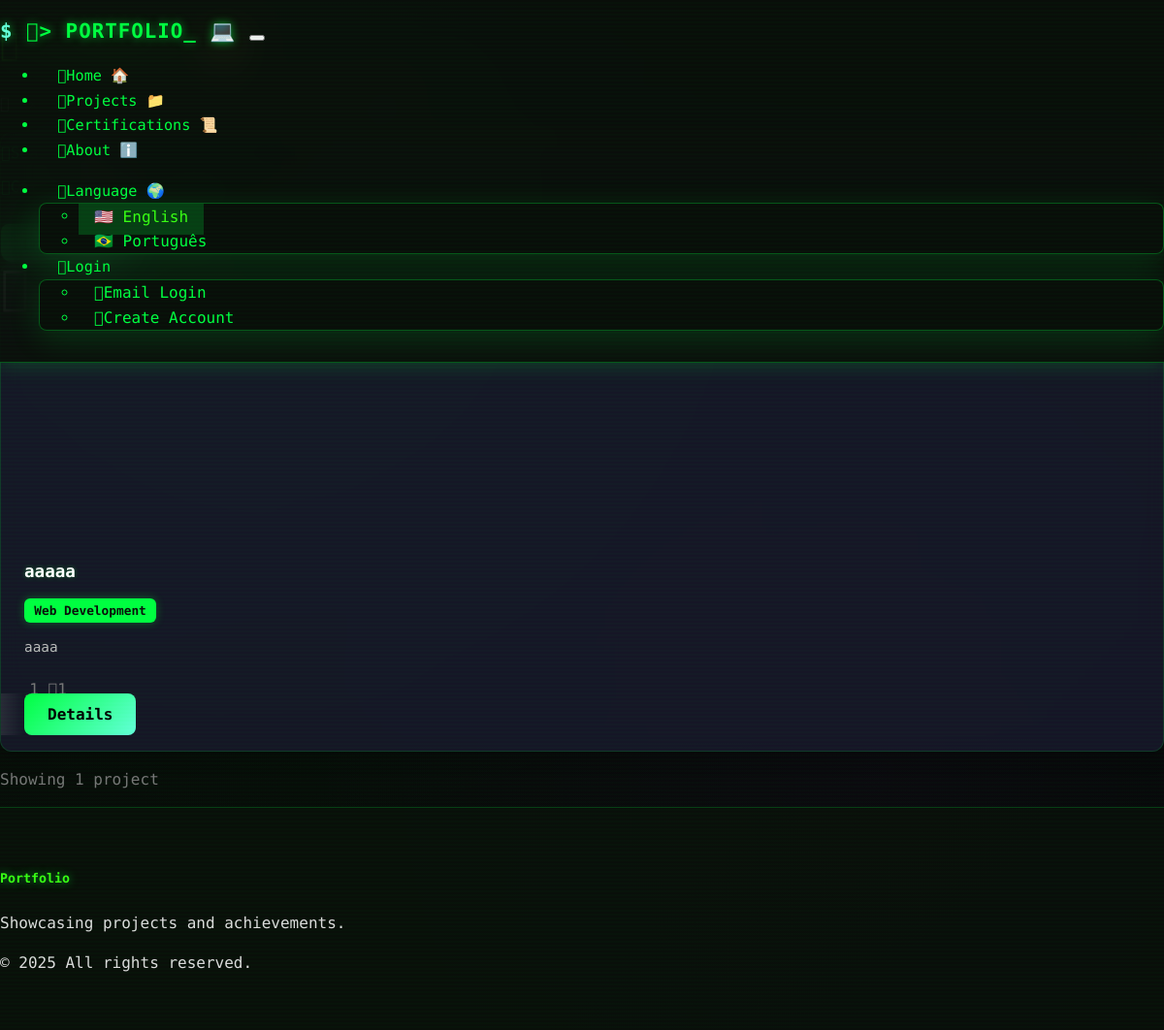
The app's page /projects with its own data.
### models.py (models this page shows, shortened)
class Project(db.Model):
    __tablename__ = 'projects'
    id = db.Column(db.Integer, primary_key=True)
    title = db.Column(db.String(200), nullable=False)
    description = db.Column(db.Text, nullable=False)
    content = db.Column(db.Text)  # Detailed content/overview
    image_url = db.Column(db.String(500))
    demo_url = db.Column(db.String(500))
    github_url = db.Column(db.String(500))
    technologies = db.Column(db.String(500))  # Comma-separated list
    is_published = db.Column(db.Boolean, default=False)
    is_featured = db.Column(db.Boolean, default=False)
    category_id = db.Column(db.Integer, db.ForeignKey('categories.id'))
    created_at = db.Column(db.DateTime, default=datetime.now)
    updated_at = db.Column(db.DateTime, default=datetime.now, onupdate=datetime.now)
    comments = db.relationship('Comment', backref='project', lazy='dynamic', cascade='all, delete-orphan')
    likes = db.relationship('Like', backref='project', lazy='dynamic', cascade='all, delete-orphan')
    @property
    def like_count(self):
        return self.likes.count()
    @property
    def comment_count(self):
        return self.comments.count()
    @property
    def tech_list(self):
        if self.technologies:
            return [tech.strip() for tech in self.technologies.split(',')]
        return []

class Category(db.Model):
    __tablename__ = 'categories'
    id = db.Column(db.Integer, primary_key=True)
    name = db.Column(db.String(100), nullable=False, unique=True)
    color = db.Column(db.String(7), default='#007bff')  # Hex color code
    created_at = db.Column(db.DateTime, default=datetime.now)
    projects = db.relationship('Project', backref='category', lazy='dynamic')
    achievements = db.relationship('Achievement', backref='category', lazy='dynamic')

### routes.py (the view)
@app.route('/projects')
def projects():
    category_id = request.args.get('category', type=int)
    search = request.args.get('search', '').strip()
    query = Project.query.filter_by(is_published=True)
    if category_id:
        query = query.filter_by(category_id=category_id)
    if search:
        query = query.filter(or_(
            Project.title.contains(search),
            Project.description.contains(search),
            Project.technologies.contains(search)
        ))
    projects = query.order_by(desc(Project.created_at)).all()
    categories = Category.query.all()
    return render_template('projects.html',
                         projects=projects,
                         categories=categories,
                         selected_category=category_id,
                         search_term=search)

### routes.py (called while the page is built)
@app.before_request
def make_session_permanent():
    session.permanent = True
    if 'language' not in session:
        session['language'] = 'en'

@app.context_processor
def inject_translations():
    def t(key):
        lang = session.get('language', 'en')
        return get_translation(key, lang)
    return dict(t=t, current_language=session.get('language', 'en'))

### translations.py (called while the page is built)
def get_translation(key, lang='en'):
    return translations.get(lang, {}).get(key, translations['en'].get(key, key))

### templates/projects.html (shortened to what this page needs)
{% extends "base.html" %}
{% block content %}
<div class="container py-5">
    <div class="row mb-5">
        <div class="col">
            <h1 class="display-5 fw-bold mb-3">
            </h1>
            <p class="lead text-muted">
            </p>
        </div>
    </div>
    <div class="row mb-4">
        <div class="col">
            <div class="card">
                <div class="card-body">
                    <form method="GET" class="row g-3 align-items-center">
                        <div class="col-md-4">
                            <label for="search" class="form-label">
                            </label>
                        </div>
                        <div class="col-md-4">
                            <label for="category" class="form-label">
                            </label>
                        </div>
                        <div class="col-md-4">
                            <label class="form-label">&nbsp;</label>
                            <div class="d-flex gap-2">
                                <button type="submit" class="btn btn-primary">
                                </button>
                                <a href="{{ url_for('projects') }}" class="btn btn-outline-secondary">
                                </a>
                            </div>
                        </div>
                    </form>
                </div>
            </div>
        </div>
    </div>
    {% if projects %}
        <div class="row g-4">
            {% for project in projects %}
                <div class="col-lg-4 col-md-6">
                    <div class="card h-100 shadow-sm project-card">
                        {% if project.image_url %}
                            <img src="{{ url_for('static', filename='uploads/' + project.image_url) }}"
                                 class="card-img-top" style="height: 250px; object-fit: cover;">
                        {% else %}
                            <div class="card-img-top bg-secondary d-flex align-items-center justify-content-center"
                                 style="height: 250px;">
                            </div>
                        {% endif %}
                        <div class="card-body d-flex flex-column">
                            <div class="d-flex justify-content-between align-items-start mb-2">
                                <h5 class="card-title">{{ project.title }}</h5>
                            </div>
                            {% if project.category %}
                                <div class="mb-2">
                                    <span class="badge bg-primary">
                                        {{ project.category.name }}
                                    </span>
                                </div>
                            {% endif %}
                            <p class="card-text flex-grow-1">{{ project.description[:150] }}{% if project.description|length > 150 %}...{% endif %}</p>
                            <div class="d-flex justify-content-between align-items-center mt-auto">
                                <div class="text-muted small">
                                    <i class="fas fa-heart me-1"></i>{{ project.like_count }}
                                    <i class="fas fa-comment ms-2 me-1"></i>{{ project.comment_count }}
                                </div>
                                <div class="btn-group">
                                    <a href="{{ url_for('project_detail', id=project.id) }}"
                                       class="btn btn-primary btn-sm">
                                        {{ t('project_details') }}
                                    </a>
                                </div>
                            </div>
                        </div>
                    </div>
                </div>
            {% endfor %}
        </div>
        <div class="row mt-4">
            <div class="col">
                <p class="text-muted text-center">
                    {{ t('showing_projects') }} {{ projects|length }} {{ t('project') if projects|length == 1 else t('projects') }}
                </p>
            </div>
        </div>
    {% endif %}
</div>
{% endblock %}

### static/css/custom.css (style rules this page uses)
:root { --matrix-bg: #0a0f0a; --matrix-dark: #0f1419; --matrix-darker: #040806; --matrix-green: #00ff41; --matrix-bright-green: #39ff14; --matrix-light-green: #7fff00; --matrix-gray: #1a1a2e; --matrix-light-gray: #2a2a40; --matrix-border: #00ff41; --terminal-blue: #00d4ff; --terminal-cyan: #00ffff; --matrix-accent: #64ffda; --matrix-purple: #bd00ff; --warning-amber: #ffb400; --danger-red: #ff4444; --success-green: #00c851; --glow-green: 0 0 15px rgba(0, 255, 65, 0.8); --glow-strong: 0 0 25px rgba(0, 255, 65, 1); --glow-purple: 0 0 15px rgba(189, 0, 255, 0.5); --text-glow: 0 0 10px rgba(0, 255, 65, 0.6); --shadow-deep: 0 8px 32px rgba(0, 255, 65, 0.15); --gradient-green: linear-gradient(135deg, var(--matrix-green) 0%, var(--matrix-accent) 100%); --gradient-dark: linear-gradient(135deg, var(--matrix-darker) 0%, var(--matrix-dark) 100%); --gradient-cyber: linear-gradient(135deg, var(--matrix-green) 0%, var(--matrix-purple) 100%); }
* { font-family: 'Fira Code', 'JetBrains Mono', 'Courier New', 'Consolas', 'Monaco', monospace !important; font-weight: 400; box-sizing: border-box; }
body { background: var(--matrix-bg); background-image: radial-gradient(circle at 25% 25%, rgba(0, 255, 65, 0.05) 0%, transparent 50%), radial-gradient(circle at 75% 75%, rgba(189, 0, 255, 0.03) 0%, transparent 50%), linear-gradient(135deg, var(--matrix-bg) 0%, var(--matrix-darker) 100%); color: var(--matrix-green); line-height: 1.6; margin: 0; padding: 0; overflow-x: hidden; scroll-behavior: smooth; position: relative; }
body::before { content: ''; position: fixed; top: 0; left: 0; width: 100%; height: 100%; pointer-events: none; background: repeating-linear-gradient( 0deg, transparent, transparent 2px, rgba(0, 255, 65, 0.02) 2px, rgba(0, 255, 65, 0.02) 4px ); z-index: 9999; }
.card { background: rgba(15, 20, 25, 0.8); backdrop-filter: blur(10px); -webkit-backdrop-filter: blur(10px); border: 1px solid rgba(0, 255, 65, 0.2); border-radius: 12px; box-shadow: 0 4px 20px rgba(0, 0, 0, 0.3); transition: all 0.3s ease; overflow: hidden; }
.card-title { color: var(--matrix-bright-green); text-shadow: 0 0 5px rgba(0, 255, 65, 0.3); font-weight: 600; }
.card-text { color: #aaa; }
.project-card { background: rgba(26, 26, 46, 0.8); backdrop-filter: blur(10px); border: 1px solid rgba(0, 255, 65, 0.15); border-radius: 12px; transition: all 0.4s cubic-bezier(0.175, 0.885, 0.32, 1.275); position: relative; overflow: hidden; }
.project-card::before { content: ''; position: absolute; top: 0; left: -100%; width: 100%; height: 100%; background: linear-gradient(90deg, transparent, rgba(0, 255, 65, 0.05), transparent); transition: left 0.5s ease; }
.project-card .card-body { background: transparent; padding: 1.5rem; }
.project-card .card-title { color: #fff; font-size: 1.1rem; font-weight: 600; margin-bottom: 0.8rem; }
.project-card .card-text { color: #bbb; font-size: 0.9rem; margin-bottom: 1.2rem; line-height: 1.6; }
.btn-primary { background: var(--gradient-green); border: none; color: #000; font-weight: 600; border-radius: 8px; padding: 0.75rem 1.5rem; transition: all 0.3s ease; position: relative; overflow: hidden; }
.btn-primary::before { content: ''; position: absolute; top: 0; left: -100%; width: 100%; height: 100%; background: linear-gradient(90deg, transparent, rgba(255, 255, 255, 0.2), transparent); transition: left 0.4s ease; }
.btn-outline-secondary { border: 2px solid rgba(255, 255, 255, 0.3); color: #ccc; background: transparent; border-radius: 8px; }
.form-label { color: var(--matrix-green); font-weight: 500; margin-bottom: 0.5rem; }
.badge { background: var(--matrix-green) !important; color: var(--matrix-bg) !important; font-weight: 600; border-radius: 6px; padding: 0.4em 0.8em; font-size: 0.8em; box-shadow: 0 0 10px rgba(0, 255, 65, 0.3); }
a { color: var(--matrix-green); text-decoration: none; transition: all 0.3s ease; }
h1, h2, h3, h4, h5, h6 { color: var(--matrix-bright-green); text-shadow: 0 0 5px rgba(0, 255, 65, 0.3); font-weight: 600; }
.text-muted { color: #777 !important; }

### records on screen
Project: title "aaaaa", category.name "Web Development", description "aaaa", like_count "1", comment_count "1", t "Details"

### other values on screen
{{ t('nav_home') }} "Home"
{{ t('nav_projects') }} "Projects"
{{ t('nav_achievements') }} "Certifications"
{{ t('nav_about') }} "About"
{{ t('language') }} "Language"
{{ t('english') }} "English"
{{ t('portuguese') }} "Português"
{{ t('nav_login') }} "Login"
{{ t('nav_email_login') }} "Email Login"
{{ t('nav_register') }} "Create Account"
{{ t('showing_projects') }} "Showing"
{{ projects|length }} "1"
{{ t('project') if projects|length == 1 else t('projects') }} "project"
{{ t('portfolio_subtitle') }} "Showcasing projects and achievements."
{{ t('footer_rights') }} "All rights reserved."
